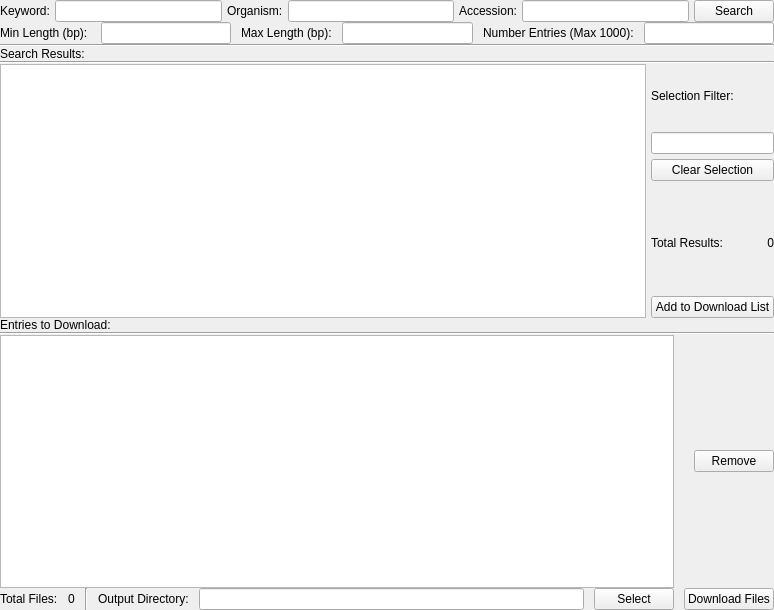
          <widget class="QWidget" name="ncbiDL">
           <property name="geometry">
            <rect>
             <x>0</x>
             <y>0</y>
             <width>774</width>
             <height>610</height>
            </rect>
           </property>
           <attribute name="label">
            <string>Find Genbanks on NCBI Server</string>
           </attribute>
           <layout class="QVBoxLayout" name="verticalLayout_10">
            <property name="spacing">
             <number>0</number>
            </property>
            <property name="leftMargin">
             <number>0</number>
            </property>
            <property name="topMargin">
             <number>0</number>
            </property>
            <property name="rightMargin">
             <number>0</number>
            </property>
            <property name="bottomMargin">
             <number>0</number>
            </property>
            <item>
             <layout class="QHBoxLayout" name="horizontalLayout_14">
              <property name="spacing">
               <number>5</number>
              </property>
              <item>
               <widget class="QLabel" name="label_6">
                <property name="sizePolicy">
                 <sizepolicy hsizetype="Fixed" vsizetype="Preferred">
                  <horstretch>0</horstretch>
                  <verstretch>0</verstretch>
                 </sizepolicy>
                </property>
                <property name="text">
                 <string>Keyword:</string>
                </property>
               </widget>
              </item>
              <item>
               <widget class="QLineEdit" name="ncbiKeyword">
                <property name="sizePolicy">
                 <sizepolicy hsizetype="MinimumExpanding" vsizetype="Fixed">
                  <horstretch>0</horstretch>
                  <verstretch>0</verstretch>
                 </sizepolicy>
                </property>
                <property name="alignment">
                 <set>Qt::AlignRight|Qt::AlignTrailing|Qt::AlignVCenter</set>
                </property>
               </widget>
              </item>
              <item>
               <widget class="QLabel" name="label_7">
                <property name="sizePolicy">
                 <sizepolicy hsizetype="Fixed" vsizetype="Preferred">
                  <horstretch>0</horstretch>
                  <verstretch>0</verstretch>
                 </sizepolicy>
                </property>
                <property name="text">
                 <string>Organism:</string>
                </property>
               </widget>
              </item>
              <item>
               <widget class="QLineEdit" name="ncbiOrganism">
                <property name="sizePolicy">
                 <sizepolicy hsizetype="MinimumExpanding" vsizetype="Fixed">
                  <horstretch>0</horstretch>
                  <verstretch>0</verstretch>
                 </sizepolicy>
                </property>
                <property name="alignment">
                 <set>Qt::AlignRight|Qt::AlignTrailing|Qt::AlignVCenter</set>
                </property>
               </widget>
              </item>
              <item>
               <widget class="QLabel" name="label_8">
                <property name="sizePolicy">
                 <sizepolicy hsizetype="Fixed" vsizetype="Preferred">
                  <horstretch>0</horstretch>
                  <verstretch>0</verstretch>
                 </sizepolicy>
                </property>
                <property name="text">
                 <string>Accession:</string>
                </property>
               </widget>
              </item>
              <item>
               <widget class="QLineEdit" name="ncbiAccession">
                <property name="sizePolicy">
                 <sizepolicy hsizetype="MinimumExpanding" vsizetype="Fixed">
                  <horstretch>0</horstretch>
                  <verstretch>0</verstretch>
                 </sizepolicy>
                </property>
                <property name="alignment">
                 <set>Qt::AlignRight|Qt::AlignTrailing|Qt::AlignVCenter</set>
                </property>
               </widget>
              </item>
              <item>
               <widget class="QPushButton" name="searchNcbiBtn">
                <property name="sizePolicy">
                 <sizepolicy hsizetype="Fixed" vsizetype="Fixed">
                  <horstretch>0</horstretch>
                  <verstretch>0</verstretch>
                 </sizepolicy>
                </property>
                <property name="text">
                 <string>Search</string>
                </property>
               </widget>
              </item>
             </layout>
            </item>
            <item>
             <layout class="QHBoxLayout" name="horizontalLayout_22">
              <property name="spacing">
               <number>10</number>
              </property>
              <item>
               <widget class="QLabel" name="label_15">
                <property name="text">
                 <string>Min Length (bp): </string>
                </property>
               </widget>
              </item>
              <item>
               <widget class="QLineEdit" name="minLength">
                <property name="inputMethodHints">
                 <set>Qt::ImhDigitsOnly|Qt::ImhFormattedNumbersOnly</set>
                </property>
                <property name="alignment">
                 <set>Qt::AlignRight|Qt::AlignTrailing|Qt::AlignVCenter</set>
                </property>
               </widget>
              </item>
              <item>
               <widget class="QLabel" name="label_17">
                <property name="text">
                 <string>Max Length (bp):</string>
                </property>
               </widget>
              </item>
              <item>
               <widget class="QLineEdit" name="maxLength">
                <property name="inputMethodHints">
                 <set>Qt::ImhDigitsOnly|Qt::ImhFormattedNumbersOnly</set>
                </property>
                <property name="alignment">
                 <set>Qt::AlignRight|Qt::AlignTrailing|Qt::AlignVCenter</set>
                </property>
               </widget>
              </item>
              <item>
               <widget class="QLabel" name="label_18">
                <property name="text">
                 <string>Number Entries (Max 1000):</string>
                </property>
               </widget>
              </item>
              <item>
               <widget class="QLineEdit" name="numEntries">
                <property name="inputMethodHints">
                 <set>Qt::ImhDigitsOnly|Qt::ImhFormattedNumbersOnly</set>
                </property>
                <property name="alignment">
                 <set>Qt::AlignRight|Qt::AlignTrailing|Qt::AlignVCenter</set>
                </property>
                <property name="placeholderText">
                 <string/>
                </property>
               </widget>
              </item>
             </layout>
            </item>
            <item>
             <widget class="Line" name="line_7">
              <property name="orientation">
               <enum>Qt::Horizontal</enum>
              </property>
             </widget>
            </item>
            <item>
             <layout class="QHBoxLayout" name="horizontalLayout_24">
              <item alignment="Qt::AlignLeft">
               <widget class="QLabel" name="label_9">
                <property name="sizePolicy">
                 <sizepolicy hsizetype="Fixed" vsizetype="Preferred">
                  <horstretch>0</horstretch>
                  <verstretch>0</verstretch>
                 </sizepolicy>
                </property>
                <property name="text">
                 <string>Search Results:</string>
                </property>
               </widget>
              </item>
             </layout>
            </item>
            <item>
             <widget class="Line" name="line_8">
              <property name="orientation">
               <enum>Qt::Horizontal</enum>
              </property>
             </widget>
            </item>
            <item>
             <layout class="QHBoxLayout" name="horizontalLayout_15">
              <property name="spacing">
               <number>5</number>
              </property>
              <item>
               <widget class="QListWidget" name="ncbiFileSearchResults">
                <property name="sizePolicy">
                 <sizepolicy hsizetype="Expanding" vsizetype="Expanding">
                  <horstretch>0</horstretch>
                  <verstretch>0</verstretch>
                 </sizepolicy>
                </property>
                <property name="editTriggers">
                 <set>QAbstractItemView::NoEditTriggers</set>
                </property>
                <property name="selectionMode">
                 <enum>QAbstractItemView::ExtendedSelection</enum>
                </property>
               </widget>
              </item>
              <item>
               <layout class="QVBoxLayout" name="verticalLayout_13">
                <item>
                 <widget class="QLabel" name="label_20">
                  <property name="text">
                   <string>Selection Filter:</string>
                  </property>
                 </widget>
                </item>
                <item>
                 <widget class="QLineEdit" name="searchFilter">
                  <property name="sizePolicy">
                   <sizepolicy hsizetype="Minimum" vsizetype="Fixed">
                    <horstretch>0</horstretch>
                    <verstretch>0</verstretch>
                   </sizepolicy>
                  </property>
                  <property name="maximumSize">
                   <size>
                    <width>16777178</width>
                    <height>16777215</height>
                   </size>
                  </property>
                 </widget>
                </item>
                <item>
                 <widget class="QPushButton" name="clearSearchSelectionBtn">
                  <property name="text">
                   <string>Clear Selection</string>
                  </property>
                 </widget>
                </item>
                <item>
                 <layout class="QHBoxLayout" name="horizontalLayout_26">
                  <item alignment="Qt::AlignHCenter|Qt::AlignBottom">
                   <widget class="QLabel" name="label_19">
                    <property name="sizePolicy">
                     <sizepolicy hsizetype="Fixed" vsizetype="Preferred">
                      <horstretch>0</horstretch>
                      <verstretch>0</verstretch>
                     </sizepolicy>
                    </property>
                    <property name="text">
                     <string>Total Results:</string>
                    </property>
                   </widget>
                  </item>
                  <item alignment="Qt::AlignRight|Qt::AlignBottom">
                   <widget class="QLabel" name="totalSearchResults">
                    <property name="sizePolicy">
                     <sizepolicy hsizetype="Preferred" vsizetype="Fixed">
                      <horstretch>0</horstretch>
                      <verstretch>0</verstretch>
                     </sizepolicy>
                    </property>
                    <property name="minimumSize">
                     <size>
                      <width>31</width>
                      <height>0</height>
                     </size>
                    </property>
                    <property name="maximumSize">
                     <size>
                      <width>16777215</width>
                      <height>16777215</height>
                     </size>
                    </property>
                    <property name="layoutDirection">
                     <enum>Qt::LeftToRight</enum>
                    </property>
                    <property name="midLineWidth">
                     <number>9</number>
                    </property>
                    <property name="text">
                     <string>     0</string>
                    </property>
                    <property name="alignment">
                     <set>Qt::AlignRight|Qt::AlignTrailing|Qt::AlignVCenter</set>
                    </property>
                   </widget>
                  </item>
                 </layout>
                </item>
                <item alignment="Qt::AlignHCenter|Qt::AlignBottom">
                 <widget class="QPushButton" name="addNcbiFilesBtn">
                  <property name="sizePolicy">
                   <sizepolicy hsizetype="Fixed" vsizetype="Fixed">
                    <horstretch>0</horstretch>
                    <verstretch>0</verstretch>
                   </sizepolicy>
                  </property>
                  <property name="text">
                   <string>Add to Download List</string>
                  </property>
                 </widget>
                </item>
               </layout>
              </item>
             </layout>
            </item>
            <item>
             <layout class="QHBoxLayout" name="horizontalLayout_25">
              <item>
               <widget class="QLabel" name="label_10">
                <property name="text">
                 <string>Entries to Download:</string>
                </property>
               </widget>
              </item>
             </layout>
            </item>
            <item>
             <widget class="Line" name="line_9">
              <property name="orientation">
               <enum>Qt::Horizontal</enum>
              </property>
             </widget>
            </item>
            <item>
             <layout class="QHBoxLayout" name="horizontalLayout_17">
              <property name="spacing">
               <number>20</number>
              </property>
              <item>
               <widget class="QListWidget" name="ncbiFileDLlist">
                <property name="sizePolicy">
                 <sizepolicy hsizetype="Expanding" vsizetype="Expanding">
                  <horstretch>0</horstretch>
                  <verstretch>0</verstretch>
                 </sizepolicy>
                </property>
                <property name="editTriggers">
                 <set>QAbstractItemView::NoEditTriggers</set>
                </property>
                <property name="selectionMode">
                 <enum>QAbstractItemView::ExtendedSelection</enum>
                </property>
               </widget>
              </item>
              <item alignment="Qt::AlignHCenter|Qt::AlignVCenter">
               <widget class="QPushButton" name="removeNcbiFilesBtn">
                <property name="sizePolicy">
                 <sizepolicy hsizetype="Fixed" vsizetype="Fixed">
                  <horstretch>0</horstretch>
                  <verstretch>0</verstretch>
                 </sizepolicy>
                </property>
                <property name="text">
                 <string>Remove</string>
                </property>
               </widget>
              </item>
             </layout>
            </item>
            <item>
             <layout class="QHBoxLayout" name="horizontalLayout_16">
              <property name="spacing">
               <number>10</number>
              </property>
              <item>
               <widget class="QLabel" name="label_11">
                <property name="sizePolicy">
                 <sizepolicy hsizetype="Fixed" vsizetype="Preferred">
                  <horstretch>0</horstretch>
                  <verstretch>0</verstretch>
                 </sizepolicy>
                </property>
                <property name="text">
                 <string>Total Files:</string>
                </property>
               </widget>
              </item>
              <item>
               <widget class="QLabel" name="ncbiDLtotalFilesCt">
                <property name="text">
                 <string>0</string>
                </property>
               </widget>
              </item>
              <item>
               <widget class="Line" name="line_11">
                <property name="orientation">
                 <enum>Qt::Vertical</enum>
                </property>
               </widget>
              </item>
              <item>
               <widget class="QLabel" name="label_13">
                <property name="text">
                 <string>Output Directory:</string>
                </property>
               </widget>
              </item>
              <item>
               <widget class="QLineEdit" name="ncbiFileDlDir">
                <property name="readOnly">
                 <bool>true</bool>
                </property>
               </widget>
              </item>
              <item>
               <widget class="QPushButton" name="selectNcbiFileDirBtn">
                <property name="text">
                 <string>Select</string>
                </property>
               </widget>
              </item>
              <item>
               <widget class="QPushButton" name="dlNcbiFilesBtn">
                <property name="text">
                 <string>Download Files</string>
                </property>
               </widget>
              </item>
             </layout>
            </item>
           </layout>
          </widget>
